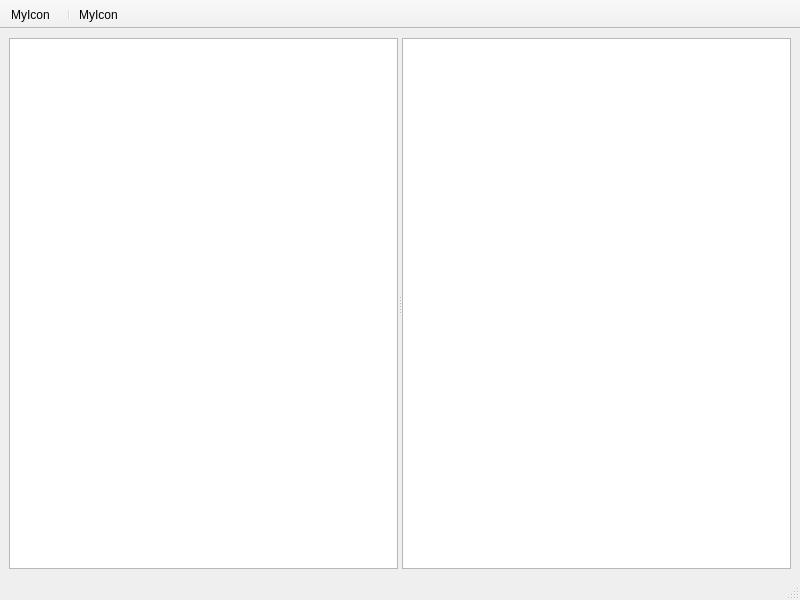
<?xml version="1.0" encoding="UTF-8"?>
<ui version="4.0">
 <class>MainWindow</class>
 <widget class="QMainWindow" name="MainWindow">
  <property name="geometry">
   <rect>
    <x>0</x>
    <y>0</y>
    <width>800</width>
    <height>600</height>
   </rect>
  </property>
  <property name="mouseTracking">
   <bool>true</bool>
  </property>
  <property name="windowTitle">
   <string>MainWindow</string>
  </property>
  <widget class="QWidget" name="centralwidget">
   <property name="mouseTracking">
    <bool>true</bool>
   </property>
   <layout class="QVBoxLayout" name="verticalLayout">
    <item>
     <widget class="QSplitter" name="splitter">
      <property name="orientation">
       <enum>Qt::Horizontal</enum>
      </property>
      <property name="childrenCollapsible">
       <bool>false</bool>
      </property>
      <widget class="QListWidget" name="listWidget">
       <property name="minimumSize">
        <size>
         <width>200</width>
         <height>0</height>
        </size>
       </property>
       <property name="tabletTracking">
        <bool>true</bool>
       </property>
      </widget>
      <widget class="QListWidget" name="listWidget_2">
       <property name="minimumSize">
        <size>
         <width>200</width>
         <height>0</height>
        </size>
       </property>
       <property name="mouseTracking">
        <bool>true</bool>
       </property>
       <property name="tabletTracking">
        <bool>true</bool>
       </property>
      </widget>
     </widget>
    </item>
   </layout>
  </widget>
  <widget class="QMenuBar" name="menubar">
   <property name="geometry">
    <rect>
     <x>0</x>
     <y>0</y>
     <width>800</width>
     <height>21</height>
    </rect>
   </property>
  </widget>
  <widget class="QStatusBar" name="statusbar"/>
  <widget class="QToolBar" name="toolBar">
   <property name="mouseTracking">
    <bool>true</bool>
   </property>
   <property name="tabletTracking">
    <bool>true</bool>
   </property>
   <property name="windowTitle">
    <string>toolBar</string>
   </property>
   <property name="movable">
    <bool>false</bool>
   </property>
   <attribute name="toolBarArea">
    <enum>TopToolBarArea</enum>
   </attribute>
   <attribute name="toolBarBreak">
    <bool>false</bool>
   </attribute>
   <addaction name="MyIcon"/>
  </widget>
  <widget class="QToolBar" name="toolBar_2">
   <property name="mouseTracking">
    <bool>true</bool>
   </property>
   <property name="tabletTracking">
    <bool>true</bool>
   </property>
   <property name="windowTitle">
    <string>toolBar_2</string>
   </property>
   <property name="movable">
    <bool>false</bool>
   </property>
   <attribute name="toolBarArea">
    <enum>TopToolBarArea</enum>
   </attribute>
   <attribute name="toolBarBreak">
    <bool>false</bool>
   </attribute>
   <addaction name="separator"/>
   <addaction name="MyIcon"/>
  </widget>
  <action name="MyIcon">
   <property name="icon">
    <iconset resource="Icons.qrc">
     <normaloff>:/icons/folder-regular.svg</normaloff>:/icons/folder-regular.svg</iconset>
   </property>
   <property name="text">
    <string>MyIcon</string>
   </property>
  </action>
 </widget>
 <resources>
  <include location="Icons.qrc"/>
 </resources>
 <connections/>
</ui>
